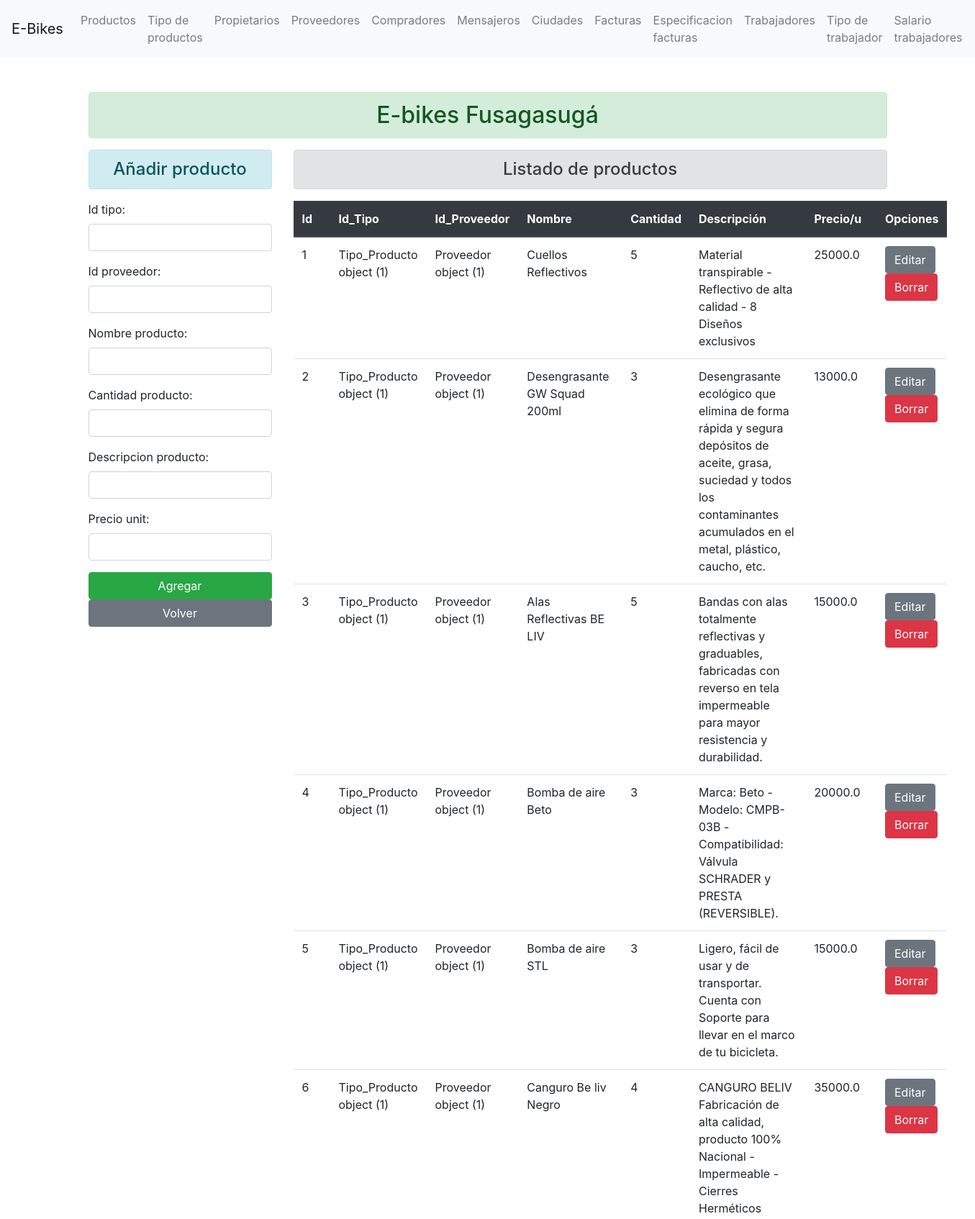
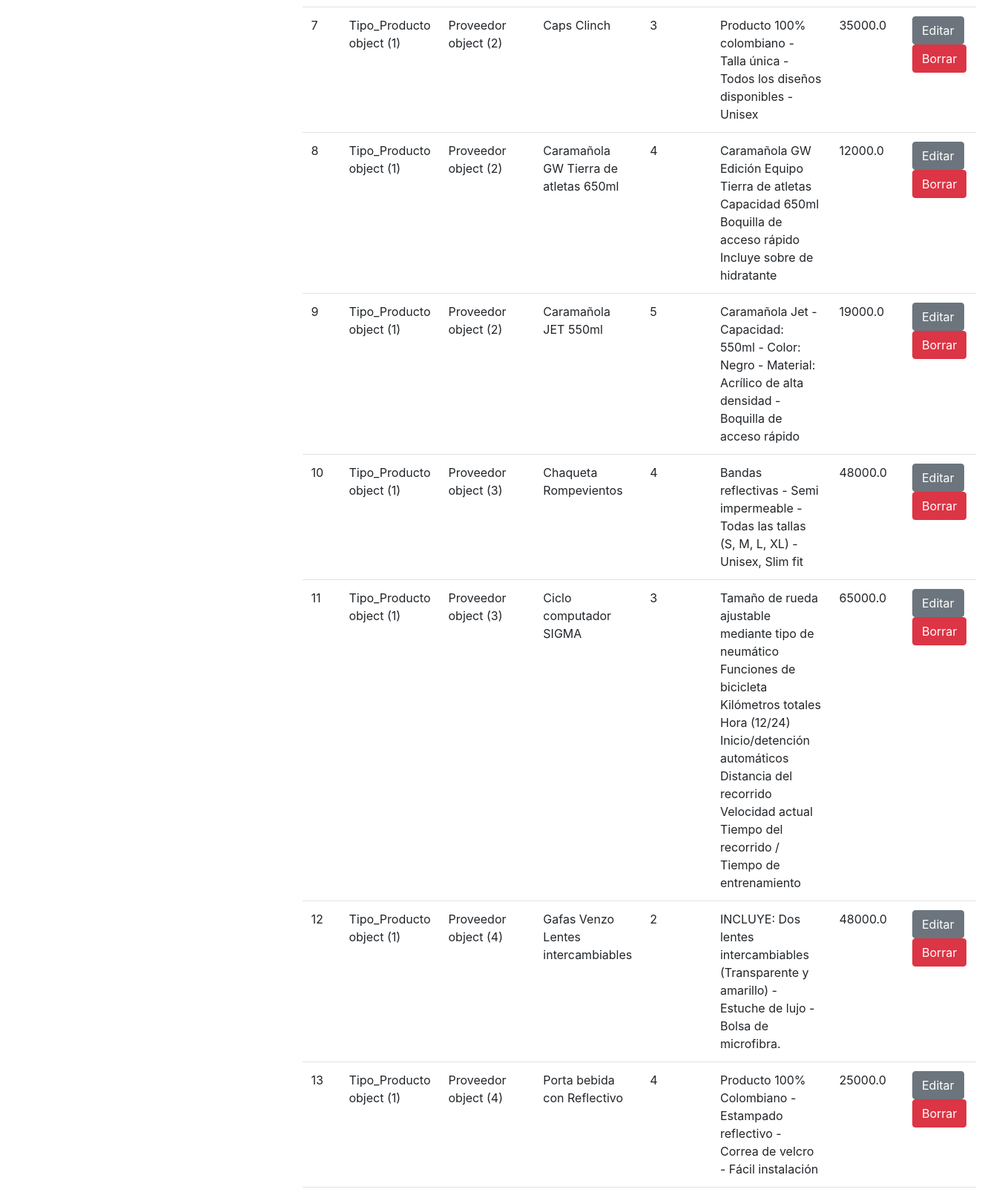
The page / (upper part) on the database its author committed (2 pictures, top to bottom).
### enroll/models.py (models this page shows)
class Product(models.Model):
    id = models.AutoField(auto_created=True, primary_key=True)
    id_tipo = models.ForeignKey(Tipo_Producto, on_delete=models.CASCADE)
    id_proveedor = models.ForeignKey(Proveedor, on_delete=models.CASCADE)
    nombre_producto = models.CharField(max_length=70)
    cantidad_producto = models.PositiveIntegerField()
    descripcion_producto = models.CharField(max_length=300)
    precio_unit = models.FloatField()

class Tipo_Producto(models.Model):
    id_tipo = models.AutoField(auto_created=True, primary_key=True)
    nombre_tipo = models.CharField(max_length=70)

class Proveedor(models.Model):
    id_proveedor = models.AutoField(auto_created=True, primary_key=True)
    cedula_propietario = models.ForeignKey(Propietario, on_delete=models.CASCADE)
    nombre_proveedor = models.CharField(max_length=70)
    direccion = models.CharField(max_length=70)
    telefono = models.IntegerField()
    correo_electronico = models.EmailField(max_length=70)

### enroll/views.py (the view)
# urls.py: path('', views.add_show, name="addproduct" ),
def add_show(request):
    if request.method == 'POST':
        fm = ProductRegistration(request.POST)
        if fm.is_valid():
            it = fm.cleaned_data['id_tipo']
            ip = fm.cleaned_data['id_proveedor']
            np = fm.cleaned_data['nombre_producto']
            cp = fm.cleaned_data['cantidad_producto']
            dp = fm.cleaned_data['descripcion_producto']
            pu = fm.cleaned_data['precio_unit']
            reg = Product(id_tipo=it, id_proveedor=ip, nombre_producto=np, cantidad_producto=cp, descripcion_producto=dp, precio_unit=pu)
            reg.save()
            fm = ProductRegistration()
    else:
        fm = ProductRegistration()
    productos = Product.objects.all()
    return render(request, 'enroll/addproduct.html', {'form':fm, 'producto':productos})

### enroll/forms.py
class ProductRegistration(forms.ModelForm):
    class Meta:
        model = Product
        fields = ['id_tipo','id_proveedor','nombre_producto','cantidad_producto', 'descripcion_producto','precio_unit']
        widgets = {
            'id_tipo': forms.NumberInput(attrs={'class':'form-control'}),
            'id_proveedor': forms.NumberInput(attrs={'class':'form-control'}),
            'nombre_producto': forms.TextInput(attrs={'class':'form-control'}),
            'cantidad_producto': forms.NumberInput(attrs={'class':'form-control'}),
            'descripcion_producto': forms.TextInput(attrs={'class':'form-control'}),
            'precio_unit': forms.NumberInput(attrs={'class':'form-control'}),
        }

### enroll/templates/enroll/addproduct.html (shortened to what this page needs)
{% extends 'enroll/base.html' %}
{% block content  %}
    <div class="row">
        <div class="col-sm-3">
            <h4 class="text-center alert alert-info">Añadir producto</h4>
            <form action=" " method="POST">
                {{form.as_p}}
                <input type="submit" class="btn btn-success btn-block" value="Agregar" >
            </form>
            <a class="btn btn-secondary btn-block" href="/">Volver</a>
        </div>
        <div class="col-sm-9">
            <h4 class="text-center alert alert-secondary">Listado de productos</h4>
            {% if producto %}
                <table class="table">
                    <thead class="thead-dark">
                    <tr>
                        <th scope="col">Id</th>
                        <th scope="col">Id_Tipo</th>
                        <th scope="col">Id_Proveedor</th>
                        <th scope="col">Nombre</th>
                        <th scope="col">Cantidad</th>
                        <th scope="col">Descripción</th>
                        <th scope="col">Precio/u</th>
                        <th scope="col">Opciones</th>
                    </tr>
                    </thead>
                    <tbody>
                        {% for productos in producto %}
                        <tr>
                            <td>{{productos.id}}</td>
                            <td>{{productos.id_tipo}}</td>
                            <td>{{productos.id_proveedor}}</td>
                            <td>{{productos.nombre_producto}}</td>
                            <td>{{productos.cantidad_producto}}</td>
                            <td>{{productos.descripcion_producto}}</td>
                            <td>{{productos.precio_unit}}</td>
                            <td>
                                <a href="{% url 'updatedata' productos.id %}" class="btn btn-secondary bt-sm" >Editar</a>
                                <form action="{% url 'deletedata' productos.id %}" method="post" class="d-inline"> {% csrf_token %}
                                    <input type="submit" class="btn btn-danger bt-sm" value="Borrar">
                                </form>
                            </td>
                        </tr>
                        {% endfor %}
                    </tbody>
                </table>
            {% else %}
                <h4 class="text-center alert alert-warning">No hay productos registrados</h4>
            {%  endif %}
        </div>
    </div>
{% endblock content  %}

### rows shown on the page
Product: id "1", id_tipo "Tipo_Producto object (1)", id_proveedor "Proveedor object (1)", nombre_producto "Cuellos Reflectivos", cantidad_producto "5", descripcion_producto "Material transpirable - Reflectivo de alta calidad - 8 Diseños exclusivos", precio_unit "25000.0"
Product: id "2", id_tipo "Tipo_Producto object (1)", id_proveedor "Proveedor object (1)", nombre_producto "Desengrasante GW Squad 200ml", cantidad_producto "3", descripcion_producto "Desengrasante ecológico que elimina de forma rápida y segura depósitos de aceite, grasa, suciedad y todos los contaminantes acumulados en el metal, plástico, caucho, etc.", precio_unit "13000.0"
Product: id "3", id_tipo "Tipo_Producto object (1)", id_proveedor "Proveedor object (1)", nombre_producto "Alas Reflectivas BE LIV", cantidad_producto "5", descripcion_producto "Bandas con alas totalmente reflectivas y graduables, fabricadas con reverso en tela impermeable para mayor resistencia y durabilidad.", precio_unit "15000.0"
Product: id "4", id_tipo "Tipo_Producto object (1)", id_proveedor "Proveedor object (1)", nombre_producto "Bomba de aire Beto", cantidad_producto "3", descripcion_producto "Marca: Beto - Modelo: CMPB-03B - Compatibilidad: Válvula SCHRADER y PRESTA (REVERSIBLE).", precio_unit "20000.0"
Product: id "5", id_tipo "Tipo_Producto object (1)", id_proveedor "Proveedor object (1)", nombre_producto "Bomba de aire STL", cantidad_producto "3", descripcion_producto "Ligero, fácil de usar y de transportar. Cuenta con Soporte para llevar en el marco de tu bicicleta.", precio_unit "15000.0"
Product: id "6", id_tipo "Tipo_Producto object (1)", id_proveedor "Proveedor object (1)", nombre_producto "Canguro Be liv Negro", cantidad_producto "4", descripcion_producto "CANGURO BELIV Fabricación de alta calidad, producto 100% Nacional - Impermeable - Cierres Herméticos", precio_unit "35000.0"
Product: id "7", id_tipo "Tipo_Producto object (1)", id_proveedor "Proveedor object (2)", nombre_producto "Caps Clinch", cantidad_producto "3", descripcion_producto "Producto 100% colombiano - Talla única - Todos los diseños disponibles - Unisex", precio_unit "35000.0"
Product: id "8", id_tipo "Tipo_Producto object (1)", id_proveedor "Proveedor object (2)", nombre_producto "Caramañola GW Tierra de atletas 650ml", cantidad_producto "4", descripcion_producto "Caramañola GW Edición Equipo Tierra de atletas Capacidad 650ml Boquilla de acceso rápido Incluye sobre de hidratante", precio_unit "12000.0"
Product: id "9", id_tipo "Tipo_Producto object (1)", id_proveedor "Proveedor object (2)", nombre_producto "Caramañola JET 550ml", cantidad_producto "5", descripcion_producto "Caramañola Jet - Capacidad: 550ml - Color: Negro - Material: Acrílico de alta densidad - Boquilla de acceso rápido", precio_unit "19000.0"
Product: id "10", id_tipo "Tipo_Producto object (1)", id_proveedor "Proveedor object (3)", nombre_producto "Chaqueta Rompevientos", cantidad_producto "4", descripcion_producto "Bandas reflectivas - Semi impermeable - Todas las tallas (S, M, L, XL) - Unisex, Slim fit", precio_unit "48000.0"
Product: id "11", id_tipo "Tipo_Producto object (1)", id_proveedor "Proveedor object (3)", nombre_producto "Ciclo computador SIGMA", cantidad_producto "3", descripcion_producto "Tamaño de rueda ajustable mediante tipo de neumático Funciones de bicicleta Kilómetros totales Hora (12/24) Inicio/detención automáticos Distancia del recorrido Velocidad actual Tiempo del recorrido / Tiempo de entrenamiento", precio_unit "65000.0"
Product: id "12", id_tipo "Tipo_Producto object (1)", id_proveedor "Proveedor object (4)", nombre_producto "Gafas Venzo Lentes intercambiables", cantidad_producto "2", descripcion_producto "INCLUYE: Dos lentes intercambiables (Transparente y amarillo) - Estuche de lujo - Bolsa de microfibra.", precio_unit "48000.0"
Product: id "13", id_tipo "Tipo_Producto object (1)", id_proveedor "Proveedor object (4)", nombre_producto "Porta bebida con Reflectivo", cantidad_producto "4", descripcion_producto "Producto 100% Colombiano - Estampado reflectivo - Correa de velcro - Fácil instalación", precio_unit "25000.0"
